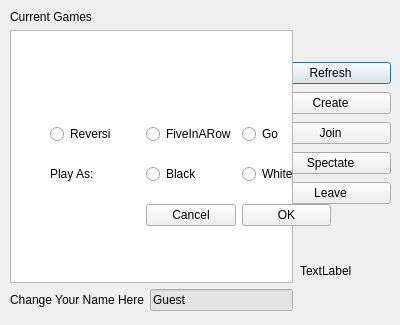
<?xml version="1.0" encoding="UTF-8"?>
<ui version="4.0">
 <class>WaitingRoom</class>
 <widget class="QDialog" name="WaitingRoom">
  <property name="geometry">
   <rect>
    <x>0</x>
    <y>0</y>
    <width>400</width>
    <height>325</height>
   </rect>
  </property>
  <property name="windowTitle">
   <string>Onlline Games</string>
  </property>
  <widget class="QWidget" name="Buttons" native="true">
   <property name="geometry">
    <rect>
     <x>270</x>
     <y>60</y>
     <width>121</width>
     <height>151</height>
    </rect>
   </property>
   <layout class="QVBoxLayout" name="VerticalLayout1">
    <item>
     <widget class="QPushButton" name="Refresh_Button">
      <property name="text">
       <string>Refresh</string>
      </property>
     </widget>
    </item>
    <item>
     <widget class="QPushButton" name="Create_Button">
      <property name="text">
       <string>Create</string>
      </property>
     </widget>
    </item>
    <item>
     <widget class="QPushButton" name="Join_Button">
      <property name="text">
       <string>Join</string>
      </property>
     </widget>
    </item>
    <item>
     <widget class="QPushButton" name="Spectate_Button">
      <property name="text">
       <string>Spectate</string>
      </property>
     </widget>
    </item>
    <item>
     <widget class="QPushButton" name="Leave_Button">
      <property name="text">
       <string>Leave</string>
      </property>
     </widget>
    </item>
   </layout>
  </widget>
  <widget class="QLabel" name="label">
   <property name="geometry">
    <rect>
     <x>300</x>
     <y>250</y>
     <width>71</width>
     <height>41</height>
    </rect>
   </property>
   <property name="text">
    <string>TextLabel</string>
   </property>
  </widget>
  <widget class="QWidget" name="ChooseGame" native="true">
   <property name="geometry">
    <rect>
     <x>50</x>
     <y>110</y>
     <width>281</width>
     <height>131</height>
    </rect>
   </property>
   <layout class="QGridLayout" name="gridLayout">
    <item row="1" column="0">
     <widget class="QLabel" name="Play_As">
      <property name="text">
       <string>Play As:</string>
      </property>
     </widget>
    </item>
    <item row="0" column="1">
     <widget class="QRadioButton" name="fButton">
      <property name="text">
       <string>FiveInARow</string>
      </property>
     </widget>
    </item>
    <item row="0" column="0">
     <widget class="QRadioButton" name="rButton">
      <property name="text">
       <string>Reversi</string>
      </property>
     </widget>
    </item>
    <item row="0" column="2">
     <widget class="QRadioButton" name="gButton">
      <property name="text">
       <string>Go</string>
      </property>
     </widget>
    </item>
    <item row="2" column="2">
     <widget class="QPushButton" name="OK_Button">
      <property name="text">
       <string>OK</string>
      </property>
     </widget>
    </item>
    <item row="1" column="2">
     <widget class="QRadioButton" name="white">
      <property name="text">
       <string>White</string>
      </property>
     </widget>
    </item>
    <item row="1" column="1">
     <widget class="QRadioButton" name="black">
      <property name="text">
       <string>Black</string>
      </property>
     </widget>
    </item>
    <item row="2" column="1">
     <widget class="QPushButton" name="Cancel_Button">
      <property name="text">
       <string>Cancel</string>
      </property>
     </widget>
    </item>
   </layout>
  </widget>
  <widget class="QWidget" name="Display" native="true">
   <property name="geometry">
    <rect>
     <x>10</x>
     <y>10</y>
     <width>283</width>
     <height>301</height>
    </rect>
   </property>
   <layout class="QVBoxLayout" name="VerticalLayout2">
    <item>
     <widget class="QLabel" name="CurrentGames">
      <property name="text">
       <string>Current Games</string>
      </property>
     </widget>
    </item>
    <item>
     <widget class="QListWidget" name="List"/>
    </item>
    <item>
     <layout class="QHBoxLayout" name="horizontalLayout">
      <item>
       <widget class="QLabel" name="ChangeName">
        <property name="text">
         <string>Change Your Name Here</string>
        </property>
       </widget>
      </item>
      <item>
       <widget class="QLineEdit" name="lineEdit">
        <property name="palette">
         <palette>
          <active>
           <colorrole role="Base">
            <brush brushstyle="SolidPattern">
             <color alpha="255">
              <red>227</red>
              <green>227</green>
              <blue>227</blue>
             </color>
            </brush>
           </colorrole>
          </active>
          <inactive>
           <colorrole role="Base">
            <brush brushstyle="SolidPattern">
             <color alpha="255">
              <red>227</red>
              <green>227</green>
              <blue>227</blue>
             </color>
            </brush>
           </colorrole>
          </inactive>
          <disabled>
           <colorrole role="Base">
            <brush brushstyle="SolidPattern">
             <color alpha="255">
              <red>240</red>
              <green>240</green>
              <blue>240</blue>
             </color>
            </brush>
           </colorrole>
          </disabled>
         </palette>
        </property>
        <property name="text">
         <string>Guest</string>
        </property>
       </widget>
      </item>
     </layout>
    </item>
   </layout>
   <zorder>List</zorder>
   <zorder>CurrentGames</zorder>
   <zorder>horizontalLayoutWidget</zorder>
  </widget>
  <zorder>Buttons</zorder>
  <zorder>label</zorder>
  <zorder>Display</zorder>
  <zorder>ChooseGame</zorder>
 </widget>
 <resources/>
 <connections/>
</ui>
